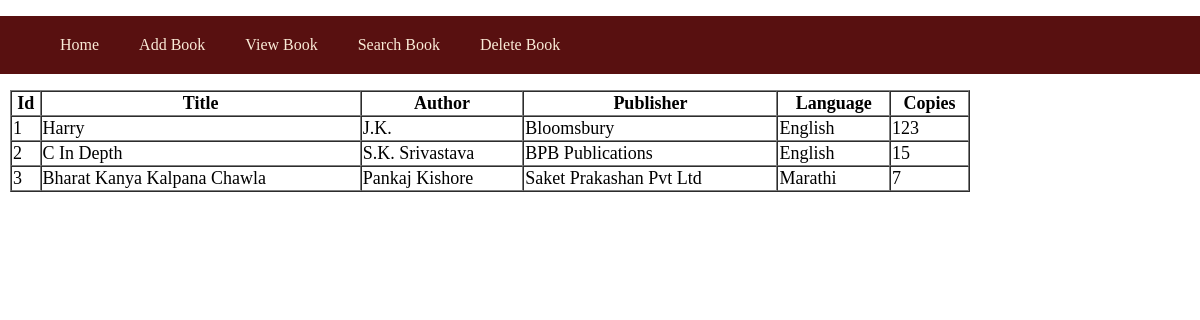
Page /LMS2/view/ on the committed database.
### Books/models.py (models this page shows, shortened)
class BookDB(models.Model):
    title = models.CharField(max_length=100)
    author = models.CharField(max_length=50)
    publisher = models.CharField(max_length=100)
    language = models.CharField(max_length=50)
    copies = models.PositiveIntegerField()

### Books/views.py (the view)
# urls.py: path('view/',view_books, name="view"),
def view_books(request):
    all_books = BookDB.objects.all()
    cntx = {"books":all_books}
    return render(request,'Books/viewBooks.html',cntx)

### templates/Books/viewBooks.html (shortened to what this page needs)
{% extends 'base.html' %}
{% load static %}
{% block body %}
    <table cellspacing="0" border="1px">
        <thead>
            <tr>
                <th>Id</th>
                <th>Title</th>
                <th>Author</th>
                <th>Publisher</th>
                <th>Language</th>
                <th>Copies</th>
            </tr>
        </thead>
        <tbody>
            {% for book in books %}
            <tr>
                <td>{{book.id}}</td>
                <td>{{book.title}}</td>
                <td>{{book.author}}</td>
                <td>{{book.publisher}}</td>
                <td>{{book.language}}</td>
                <td>{{book.copies}}</td>
            </tr>
            {% endfor %}
        </tbody>
    </table>
{% endblock body %}

### templates/base.html (shortened to what this page needs)
{% load static %}
<!DOCTYPE html>
<html lang="en">
<head>
    <link rel="stylesheet" href={% static 'base.css' %}>
</head>
<body>
    <div class="nav" >
        <ul>
            <a href={% url 'home' %}><li>Home</li></a>
            <a href={% url 'add' %}><li>Add Book</li></a>
            <a href={% url 'view' %}><li>View Book</li></a>
            <a href={% url 'search' %}><li>Search Book</li></a>
            <a href={% url 'del' %}><li>Delete Book</li></a>
        </ul>
    </div>
    {% block body %} {% endblock body %}
</body>
</html>

### static/base.css (style rules this page uses)
body { padding: 0%; margin: 0%; }
.nav>ul { background-color: rgb(88, 16, 16); display:flex; }
li { list-style: none; margin: 10px; padding: 10px; color: antiquewhite; }
ul>a { text-decoration: none; }

### templates/Books/viewBooks.html (style rules this page uses)
table { margin:10px; font-size: 18px; width:80% }

### rows in the picture
BookDB: id "1", title "Harry", author "J.K.", publisher "Bloomsbury", language "English", copies "123"
BookDB: id "2", title "C In Depth", author "S.K. Srivastava", publisher "BPB Publications", language "English", copies "15"
BookDB: id "3", title "Bharat Kanya Kalpana Chawla", author "Pankaj Kishore", publisher "Saket Prakashan Pvt Ltd", language "Marathi", copies "7"
